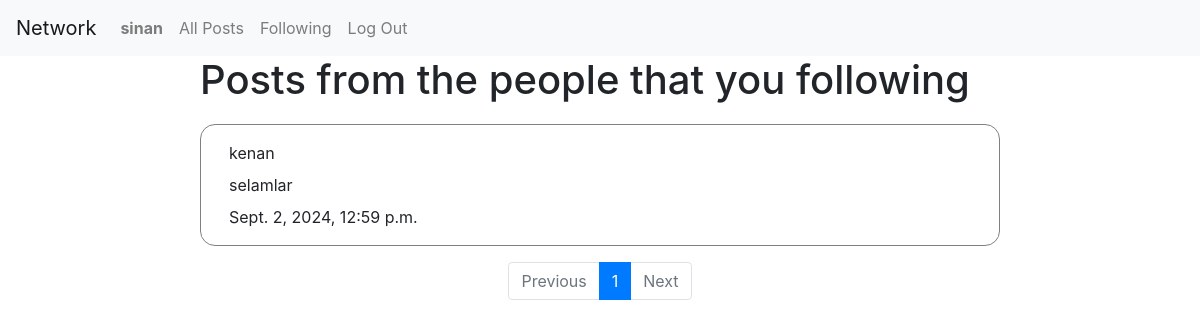
Before: /following (signed in) with the older database file.
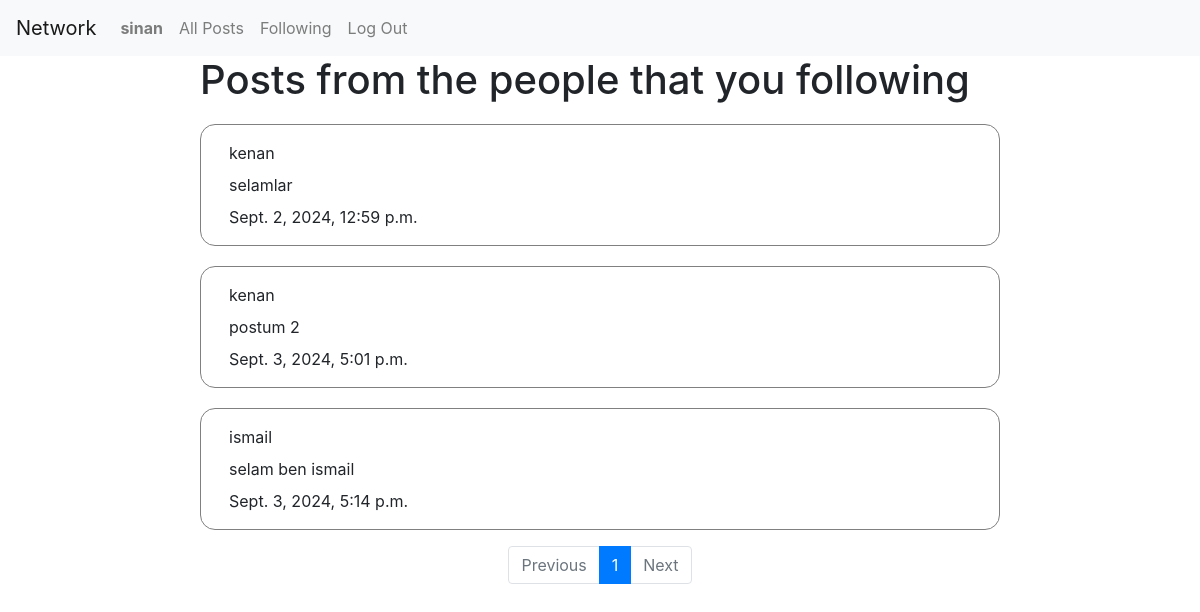
After: the same page with the newer database file.
### network/models.py (models this page shows)
class User(AbstractUser):
    pass

class Post(models.Model):
    content = models.CharField(max_length=256)
    like = models.PositiveIntegerField(default=0)
    owner = models.ForeignKey(User, related_name="owner", on_delete=models.CASCADE)
    time = models.DateTimeField(auto_now_add=True)

### network/views.py (the view)
# urls.py: path("following", views.following, name="following"),
@login_required
def following(request):
    user = User.objects.get(pk=request.user.id)
    following = user.follower.all()
    if len(following) == 0:
        nofollow = True
        page_obj = None
    else:
        nofollow = False
        follow = [x.following.id for x in following]
        out = Post.objects.all().filter(owner__id__in = follow)
        paginator = Paginator(out,10)
        page_num = request.GET.get('page')
        page_obj = paginator.get_page(page_num)
    return render(request, "network/following.html", {"page_obj":page_obj, "nofollow":nofollow})

### network/templates/network/following.html
{% extends "network/layout.html" %}
{% block body %}
<main>
    {% if nofollow %}
    <h1>Currently, you are not following anybody.</h1>
    {% else %}
    <h1>Posts from the people that you following</h1>
    {% for post in page_obj %}
        <div class="post">
            <p>{{post.owner}}</p>
            <p>{{ post.content }}</p>
            <p>{{ post.time }}</p>
        </div>
    {% empty %}
    <h5>User has no posts</h5>
    {% endfor %}
    {% endif %}
</main>
<footer>
    <nav class="page-nav" aria-label="Page navigation">
        <ul class="pagination justify-content-center">
            {% if page_obj.has_previous %}
            <li class="page-item"><a class="page-link" href="?page={{ page_obj.previous_page_number }}">Previous</a></li>
            {% else %}
            <li class="page-item disabled"><a class="page-link" href="">Previous</a></li>
            {% endif %}
            <li class="page-item active"><a class="page-link" href="?page={{ page_obj.number }}">{{ page_obj.number }}</a></li>
            {% if page_obj.has_next %}
            <li class="page-item"><a class="page-link" href="?page={{ page_obj.next_page_number }}">Next</a></li>
            {% else %}
            <li class="page-item disabled"><a class="page-link" href="">Next</a></li>
            {% endif %}
        </ul>
    </nav>
</footer>
{% endblock %}

### network/templates/network/layout.html (shortened to what this page needs)
{% load static %}
<!DOCTYPE html>
<html lang="en">
    <head>
        <link rel="stylesheet" href="https://stackpath.bootstrapcdn.com/bootstrap/4.4.1/css/bootstrap.min.css">
        <link href="{% static 'network/styles.css' %}" rel="stylesheet">
    </head>
    <body>
        <header>
        <nav class="navbar navbar-expand-lg navbar-light bg-light">
            <a class="navbar-brand" href="{% url 'index' %}">Network</a>
            <div class="collapse navbar-collapse" id="navbarSupportedContent">
              <ul class="navbar-nav mr-auto">
                {% if user.is_authenticated %}
                    <li class="nav-item">
                        <a class="nav-link" href="{% url 'profile' user.username %}" id="profile-nav"><strong>{{ user.username }}</strong></a>
                    </li>
                {% endif %}
                <li class="nav-item">
                  <a class="nav-link" href="{% url 'index' %}" id="post-nav">All Posts</a>
                </li>
                {% if user.is_authenticated %}
                    <li class="nav-item">
                        <a class="nav-link" href="{% url 'following' %}" id="follow-nav">Following</a>
                    </li>
                    <li class="nav-item">
                        <a class="nav-link" href="{% url 'logout' %}">Log Out</a>
                    </li>
                {% endif %}
              </ul>
            </div>
          </nav>
        </header>
            {% block body %}
            {% endblock %}
    </body>
</html>

### network/static/network/styles.css (style rules this page uses)
* { margin: 0; padding: 0; box-sizing: border-box; }
body { min-height: 100vh; }
main { max-width: 800px; margin: 0 auto; }
footer { margin-top: 1em; }
p { margin: 0.5em 0.5em; }
.post { border: 1px solid gray; border-radius: 15px; margin-top: clamp(1em, 2.5vh, 1.5em); padding: 0.5em 2.5% }

Changed rows visible on the page:
added Post: owner "kenan", content "postum 2", time "Sept. 3, 2024, 5:01 p.m."
added Post: owner "ismail", content "selam ben ismail", time "Sept. 3, 2024, 5:14 p.m."
